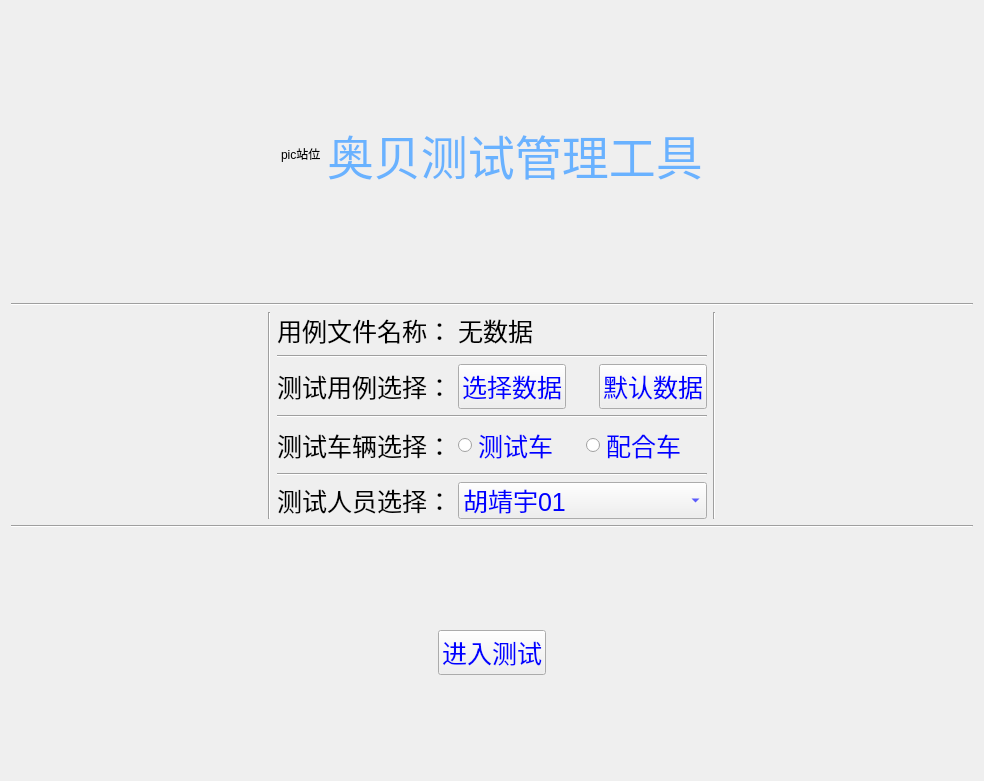
         <widget class="QWidget" name="scrollAreaWidgetContents_17">
          <property name="geometry">
           <rect>
            <x>0</x>
            <y>0</y>
            <width>984</width>
            <height>781</height>
           </rect>
          </property>
          <property name="sizePolicy">
           <sizepolicy hsizetype="Preferred" vsizetype="Preferred">
            <horstretch>0</horstretch>
            <verstretch>0</verstretch>
           </sizepolicy>
          </property>
          <layout class="QVBoxLayout" name="verticalLayout_21" stretch="3,0,2,0,1,2,1">
           <item>
            <layout class="QHBoxLayout" name="horizontalLayout_32" stretch="1,2,2,1">
             <item>
              <spacer name="horizontalSpacer_10">
               <property name="orientation">
                <enum>Qt::Horizontal</enum>
               </property>
               <property name="sizeHint" stdset="0">
                <size>
                 <width>40</width>
                 <height>20</height>
                </size>
               </property>
              </spacer>
             </item>
             <item>
              <widget class="QLabel" name="label_73">
               <property name="sizePolicy">
                <sizepolicy hsizetype="Fixed" vsizetype="Preferred">
                 <horstretch>0</horstretch>
                 <verstretch>0</verstretch>
                </sizepolicy>
               </property>
               <property name="text">
                <string>pic站位</string>
               </property>
               <property name="pixmap">
                <pixmap>/home/wbl/2CAR/data_analysis/modules/control/LingK/Test_UI/statics/捕获.PNG</pixmap>
               </property>
              </widget>
             </item>
             <item>
              <widget class="QLabel" name="label_74">
               <property name="sizePolicy">
                <sizepolicy hsizetype="Fixed" vsizetype="Preferred">
                 <horstretch>0</horstretch>
                 <verstretch>0</verstretch>
                </sizepolicy>
               </property>
               <property name="styleSheet">
                <string notr="true">#label_74{
    font-size:47px;
    color: rgb(105, 178, 255);
}</string>
               </property>
               <property name="text">
                <string>奥贝测试管理工具</string>
               </property>
              </widget>
             </item>
             <item>
              <spacer name="horizontalSpacer_12">
               <property name="orientation">
                <enum>Qt::Horizontal</enum>
               </property>
               <property name="sizeHint" stdset="0">
                <size>
                 <width>40</width>
                 <height>20</height>
                </size>
               </property>
              </spacer>
             </item>
            </layout>
           </item>
           <item>
            <widget class="Line" name="line_19">
             <property name="orientation">
              <enum>Qt::Horizontal</enum>
             </property>
            </widget>
           </item>
           <item>
            <layout class="QHBoxLayout" name="horizontalLayout_30" stretch="3,0,5,0,3">
             <item>
              <spacer name="horizontalSpacer_13">
               <property name="orientation">
                <enum>Qt::Horizontal</enum>
               </property>
               <property name="sizeHint" stdset="0">
                <size>
                 <width>40</width>
                 <height>20</height>
                </size>
               </property>
              </spacer>
             </item>
             <item>
              <widget class="Line" name="line_13">
               <property name="orientation">
                <enum>Qt::Vertical</enum>
               </property>
              </widget>
             </item>
             <item>
              <layout class="QFormLayout" name="formLayout">
               <item row="0" column="0">
                <widget class="QLabel" name="label_75">
                 <property name="styleSheet">
                  <string notr="true">#label_75{
    font-size:25px;
    color:rgb(0, 0, 0);
}</string>
                 </property>
                 <property name="text">
                  <string>用例文件名称：</string>
                 </property>
                </widget>
               </item>
               <item row="0" column="1">
                <widget class="QLabel" name="label_72">
                 <property name="sizePolicy">
                  <sizepolicy hsizetype="Minimum" vsizetype="Fixed">
                   <horstretch>0</horstretch>
                   <verstretch>0</verstretch>
                  </sizepolicy>
                 </property>
                 <property name="styleSheet">
                  <string notr="true">#label_72{
    font-size:25px;
    color:rgb(0, 0, 0);
}</string>
                 </property>
                 <property name="text">
                  <string>无数据</string>
                 </property>
                </widget>
               </item>
               <item row="1" column="0" colspan="2">
                <widget class="Line" name="line_16">
                 <property name="orientation">
                  <enum>Qt::Horizontal</enum>
                 </property>
                </widget>
               </item>
               <item row="2" column="0">
                <widget class="QLabel" name="label_69">
                 <property name="font">
                  <font>
                   <family>微软雅黑</family>
                   <pointsize>-1</pointsize>
                  </font>
                 </property>
                 <property name="styleSheet">
                  <string notr="true">#label_69{
    font-size:25px;
   color:rgb(0, 0, 0);
}</string>
                 </property>
                 <property name="text">
                  <string>测试用例选择：</string>
                 </property>
                 <property name="textFormat">
                  <enum>Qt::AutoText</enum>
                 </property>
                </widget>
               </item>
               <item row="2" column="1">
                <layout class="QHBoxLayout" name="horizontalLayout_29" stretch="5,2,5">
                 <item>
                  <widget class="QPushButton" name="pushButton_5">
                   <property name="styleSheet">
                    <string notr="true">#pushButton_5{
    font-size:25px;
    color: rgb(0, 0, 255);
}</string>
                   </property>
                   <property name="text">
                    <string>选择数据</string>
                   </property>
                  </widget>
                 </item>
                 <item>
                  <spacer name="horizontalSpacer_5">
                   <property name="orientation">
                    <enum>Qt::Horizontal</enum>
                   </property>
                   <property name="sizeHint" stdset="0">
                    <size>
                     <width>40</width>
                     <height>20</height>
                    </size>
                   </property>
                  </spacer>
                 </item>
                 <item>
                  <widget class="QPushButton" name="pushButton_21">
                   <property name="styleSheet">
                    <string notr="true">#pushButton_21{
    font-size:25px;
    color: rgb(0, 0, 255);
}</string>
                   </property>
                   <property name="text">
                    <string>默认数据</string>
                   </property>
                  </widget>
                 </item>
                </layout>
               </item>
               <item row="3" column="0" colspan="2">
                <widget class="Line" name="line_15">
                 <property name="orientation">
                  <enum>Qt::Horizontal</enum>
                 </property>
                </widget>
               </item>
               <item row="4" column="0">
                <widget class="QLabel" name="label_70">
                 <property name="styleSheet">
                  <string notr="true">#label_70{
    font-size:25px;
    color:rgb(0, 0, 0);
}</string>
                 </property>
                 <property name="text">
                  <string>测试车辆选择：</string>
                 </property>
                </widget>
               </item>
               <item row="4" column="1">
                <layout class="QHBoxLayout" name="horizontalLayout_59">
                 <item>
                  <widget class="QRadioButton" name="radioButton">
                   <property name="styleSheet">
                    <string notr="true">#radioButton{
    font-size:25px;
    color: rgb(0, 0, 255);
}</string>
                   </property>
                   <property name="text">
                    <string>测试车</string>
                   </property>
                  </widget>
                 </item>
                 <item>
                  <widget class="QRadioButton" name="radioButton_2">
                   <property name="styleSheet">
                    <string notr="true">#radioButton_2{
    font-size:25px;
    color: rgb(0, 0, 255);
}</string>
                   </property>
                   <property name="text">
                    <string>配合车</string>
                   </property>
                  </widget>
                 </item>
                </layout>
               </item>
               <item row="5" column="0" colspan="2">
                <widget class="Line" name="line_17">
                 <property name="orientation">
                  <enum>Qt::Horizontal</enum>
                 </property>
                </widget>
               </item>
               <item row="6" column="0">
                <widget class="QLabel" name="label_71">
                 <property name="styleSheet">
                  <string notr="true">#label_71{
    font-size:25px;
   color:rgb(0, 0, 0);
}</string>
                 </property>
                 <property name="text">
                  <string>测试人员选择：</string>
                 </property>
                </widget>
               </item>
               <item row="6" column="1">
                <widget class="QComboBox" name="comboBox_5">
                 <property name="styleSheet">
                  <string notr="true">#comboBox_5{
    font-size:25px;
    color: rgb(0, 0, 255);
}</string>
                 </property>
                 <item>
                  <property name="text">
                   <string>胡靖宇01</string>
                  </property>
                 </item>
                 <item>
                  <property name="text">
                   <string>姜晓旭02</string>
                  </property>
                 </item>
                 <item>
                  <property name="text">
                   <string>王博伦03</string>
                  </property>
                 </item>
                 <item>
                  <property name="text">
                   <string>袁令帅04</string>
                  </property>
                 </item>
                 <item>
                  <property name="text">
                   <string>张东杰05</string>
                  </property>
                 </item>
                 <item>
                  <property name="text">
                   <string>赵国睿06</string>
                  </property>
                 </item>
                 <item>
                  <property name="text">
                   <string>卢超07</string>
                  </property>
                 </item>
                 <item>
                  <property name="text">
                   <string>何伟08</string>
                  </property>
                 </item>
                 <item>
                  <property name="text">
                   <string>齐麟09</string>
                  </property>
                 </item>
                </widget>
               </item>
              </layout>
             </item>
             <item>
              <widget class="Line" name="line_14">
               <property name="orientation">
                <enum>Qt::Vertical</enum>
               </property>
              </widget>
             </item>
             <item>
              <spacer name="horizontalSpacer_14">
               <property name="orientation">
                <enum>Qt::Horizontal</enum>
               </property>
               <property name="sizeHint" stdset="0">
                <size>
                 <width>40</width>
                 <height>20</height>
                </size>
               </property>
              </spacer>
             </item>
            </layout>
           </item>
           <item>
            <widget class="Line" name="line_18">
             <property name="orientation">
              <enum>Qt::Horizontal</enum>
             </property>
            </widget>
           </item>
           <item>
            <layout class="QHBoxLayout" name="horizontalLayout_34">
             <item>
              <spacer name="verticalSpacer_2">
               <property name="orientation">
                <enum>Qt::Vertical</enum>
               </property>
               <property name="sizeHint" stdset="0">
                <size>
                 <width>20</width>
                 <height>40</height>
                </size>
               </property>
              </spacer>
             </item>
            </layout>
           </item>
           <item>
            <layout class="QHBoxLayout" name="horizontalLayout_31">
             <item>
              <widget class="QPushButton" name="pushButton_22">
               <property name="sizePolicy">
                <sizepolicy hsizetype="Fixed" vsizetype="Fixed">
                 <horstretch>0</horstretch>
                 <verstretch>0</verstretch>
                </sizepolicy>
               </property>
               <property name="styleSheet">
                <string notr="true">#pushButton_22{
    font-size:25px;
    color: rgb(0, 0, 255);
}</string>
               </property>
               <property name="text">
                <string>进入测试</string>
               </property>
              </widget>
             </item>
            </layout>
           </item>
           <item>
            <layout class="QHBoxLayout" name="horizontalLayout_33">
             <item>
              <spacer name="verticalSpacer">
               <property name="orientation">
                <enum>Qt::Vertical</enum>
               </property>
               <property name="sizeHint" stdset="0">
                <size>
                 <width>20</width>
                 <height>40</height>
                </size>
               </property>
              </spacer>
             </item>
            </layout>
           </item>
          </layout>
         </widget>
